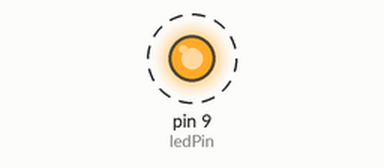
The sketch below on a simulated Arduino Uno, built with avr-gcc and run on an emulated ATmega328P. On the bench: output pins drawn as LEDs (lit = HIGH). Dashed ring = blinking.

Above: at 0.5 s.
Timing chart, 0 to 4.6 s (numbered marks = the images above):
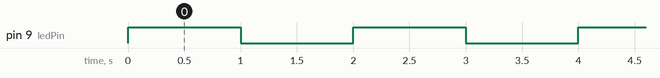

Measured:
- by itself, pin 9 (ledPin): alternates HIGH for 1.0 s and LOW for 1.0 s

The sketch:

led_blink.ino
```cpp
#include <IRremote.h>
#include <IRremoteInt.h>

//LED Blink

int ledPin = 9;//the Arduino pin that is connected to the LED

void setup() {
  pinMode(ledPin, OUTPUT);// initialize the pin as an output
}

void loop() {
  digitalWrite(ledPin, HIGH);//turn LED on
  delay(1000);// wait for 1000 milliseconds (one second)
  digitalWrite(ledPin, LOW);//turn LED off
  delay(1000);//wait one second
}
```
